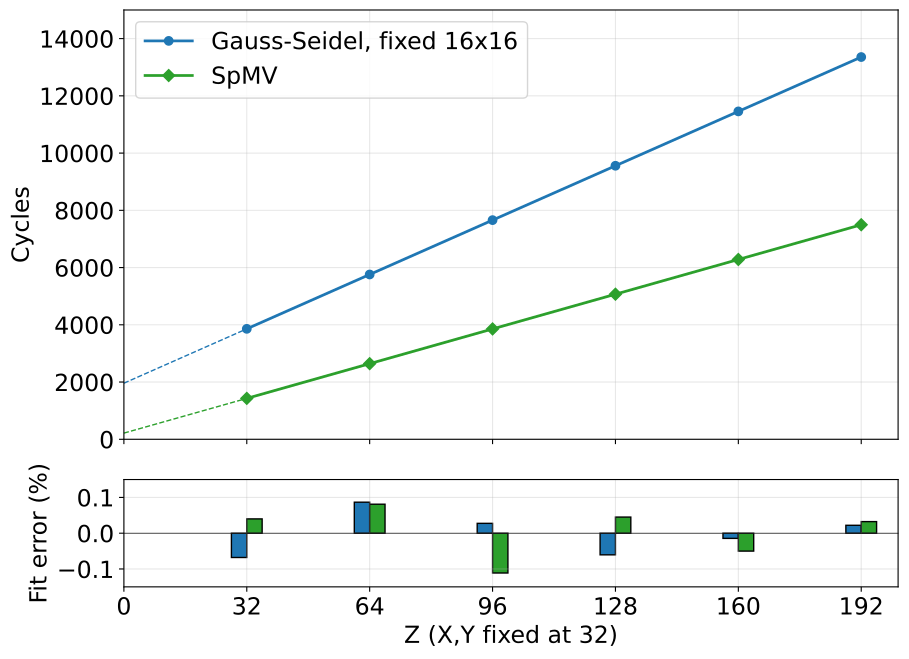

Recreate this plot in Python.
import matplotlib
matplotlib.use('Agg')
import matplotlib.pyplot as plt
import numpy as np

data = np.loadtxt('scaling_gs_z.dat')
x = data[:, 0]
y = data[:, 1]

y_scaled = y * 0.5

spmv_z = np.loadtxt('scaling_spmv_z.dat')

def fit_quality(x, y, coeffs):
    x, y = np.array(x, dtype=float), np.array(y, dtype=float)
    y_pred = np.polyval(coeffs, x)
    nrmse = np.sqrt(np.mean((y - y_pred) ** 2)) / np.mean(y)
    return 1 - nrmse

fig = plt.figure(figsize=(10, 7.5))
gs = fig.add_gridspec(2, 1, height_ratios=[4, 1], hspace=0.15)
ax = fig.add_subplot(gs[0])
ax2 = fig.add_subplot(gs[1], sharex=ax)

gs_coeffs   = np.polyfit(x, y_scaled, 1)
spmv_coeffs = np.polyfit(spmv_z[:, 0], spmv_z[:, 1], 1)

fq_gs   = fit_quality(x,            y_scaled,      gs_coeffs)
fq_spmv = fit_quality(spmv_z[:, 0], spmv_z[:, 1], spmv_coeffs)

ax.plot(x,            np.polyval(gs_coeffs,   x),            'o-', linewidth=2,              label='Gauss-Seidel, fixed 16x16')
ax.plot(spmv_z[:, 0], np.polyval(spmv_coeffs, spmv_z[:, 0]), 'D-', color='tab:green', linewidth=2, label='SpMV')

# Dashed extensions to y-axis
ax.plot([0, x[0]],            [gs_coeffs[1],   np.polyval(gs_coeffs,   x[0])],            '--', color='tab:blue',  linewidth=1)
ax.plot([0, spmv_z[0, 0]],   [spmv_coeffs[1], np.polyval(spmv_coeffs, spmv_z[0, 0])],   '--', color='tab:green', linewidth=1)

ax.set_ylabel('Cycles', fontsize=17)
ax.set_xlim(left=0)
ax.set_xticks(np.arange(0, max(spmv_z[:, 0].max(), x.max()) + 32, 32))
ax.tick_params(axis='both', labelsize=17)
ax.set_ylim(0, 15000)
ax.legend(fontsize=17, loc='upper left')
ax.grid(True, alpha=0.3)

# Fit error subplot
gs_err = (y_scaled - np.polyval(gs_coeffs, x)) / y_scaled * 100
spmv_err = (spmv_z[:, 1] - np.polyval(spmv_coeffs, spmv_z[:, 0])) / spmv_z[:, 1] * 100
bar_w = 4
ax2.bar(x - bar_w/2,            gs_err,   bar_w, color='tab:blue', edgecolor='black')
ax2.bar(spmv_z[:, 0] + bar_w/2, spmv_err, bar_w, color='tab:green', edgecolor='black')
ax2.set_ylabel('Fit error (%)', fontsize=17)
ax2.set_xlabel('Z (X,Y fixed at 32)', fontsize=17)
ax2.tick_params(axis='both', labelsize=17)
ax2.axhline(0, color='black', linewidth=0.5)
ax2.set_ylim(-0.15, 0.15)
ax2.grid(True, alpha=0.3)
plt.setp(ax.get_xticklabels(), visible=False)

plt.tight_layout()
plt.savefig('scaling_z.pdf', bbox_inches='tight')
print('Saved scaling_z.pdf')

def report(name, x, y):
    x, y = np.array(x, dtype=float), np.array(y, dtype=float)
    coeffs = np.polyfit(x, y, 1)
    y_pred = np.polyval(coeffs, x)
    nrmse = np.sqrt(np.mean((y - y_pred)**2)) / np.mean(y)
    print(f'  {name:42s}  slope={coeffs[0]:.4f}  intercept={coeffs[1]:.1f}  NRMSE={nrmse:.2e}')

print('Linear fit statistics:')
report('GS 16x16 subdomains', x, y_scaled)
report('SpMV', spmv_z[:, 0], spmv_z[:, 1])
